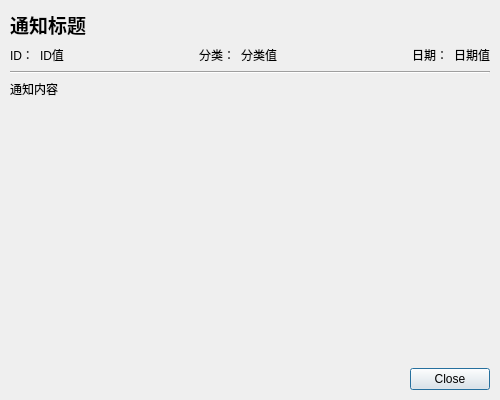
<?xml version="1.0" encoding="UTF-8"?>
<ui version="4.0">
 <class>NotificationDetailDialog</class>
 <widget class="QDialog" name="NotificationDetailDialog">
  <property name="geometry">
   <rect>
    <x>0</x>
    <y>0</y>
    <width>500</width>
    <height>400</height>
   </rect>
  </property>
  <property name="windowTitle">
   <string>通知详情</string>
  </property>
  <widget class="QWidget" name="verticalLayoutWidget">
   <property name="geometry">
    <rect>
     <x>10</x>
     <y>10</y>
     <width>480</width>
     <height>380</height>
    </rect>
   </property>
   <layout class="QVBoxLayout" name="verticalLayout">
    <item>
     <widget class="QLabel" name="titleLabel">
      <property name="font">
       <font>
        <pointsize>14</pointsize>
        <weight>75</weight>
        <bold>true</bold>
       </font>
      </property>
      <property name="text">
       <string>通知标题</string>
      </property>
      <property name="wordWrap">
       <bool>true</bool>
      </property>
     </widget>
    </item>
    <item>
     <layout class="QHBoxLayout" name="horizontalLayout">
      <item>
       <widget class="QLabel" name="idLabel">
        <property name="text">
         <string>ID：</string>
        </property>
       </widget>
      </item>
      <item>
       <widget class="QLabel" name="idValueLabel">
        <property name="text">
         <string>ID值</string>
        </property>
       </widget>
      </item>
      <item>
       <spacer name="horizontalSpacer_2">
        <property name="orientation">
         <enum>Qt::Horizontal</enum>
        </property>
        <property name="sizeHint" stdset="0">
         <size>
          <width>40</width>
          <height>20</height>
         </size>
        </property>
       </spacer>
      </item>
      <item>
       <widget class="QLabel" name="categoryLabel">
        <property name="text">
         <string>分类：</string>
        </property>
       </widget>
      </item>
      <item>
       <widget class="QLabel" name="categoryValueLabel">
        <property name="text">
         <string>分类值</string>
        </property>
       </widget>
      </item>
      <item>
       <spacer name="horizontalSpacer">
        <property name="orientation">
         <enum>Qt::Horizontal</enum>
        </property>
        <property name="sizeHint" stdset="0">
         <size>
          <width>40</width>
          <height>20</height>
         </size>
        </property>
       </spacer>
      </item>
      <item>
       <widget class="QLabel" name="dateLabel">
        <property name="text">
         <string>日期：</string>
        </property>
       </widget>
      </item>
      <item>
       <widget class="QLabel" name="dateValueLabel">
        <property name="text">
         <string>日期值</string>
        </property>
       </widget>
      </item>
     </layout>
    </item>
    <item>
     <widget class="QFrame" name="frame">
      <property name="frameShape">
       <enum>QFrame::HLine</enum>
      </property>
      <property name="frameShadow">
       <enum>QFrame::Sunken</enum>
      </property>
      <property name="lineWidth">
       <number>1</number>
      </property>
     </widget>
    </item>
    <item>
     <widget class="QLabel" name="contentLabel">
      <property name="text">
       <string>通知内容</string>
      </property>
      <property name="wordWrap">
       <bool>true</bool>
      </property>
      <property name="textInteractionFlags">
       <set>Qt::TextSelectableByMouse</set>
      </property>
     </widget>
    </item>
    <item>
     <spacer name="verticalSpacer">
      <property name="orientation">
       <enum>Qt::Vertical</enum>
      </property>
      <property name="sizeHint" stdset="0">
       <size>
        <width>20</width>
        <height>40</height>
       </size>
      </property>
     </spacer>
    </item>
    <item>
     <widget class="QDialogButtonBox" name="buttonBox">
      <property name="orientation">
       <enum>Qt::Horizontal</enum>
      </property>
      <property name="standardButtons">
       <set>QDialogButtonBox::Close</set>
      </property>
     </widget>
    </item>
   </layout>
  </widget>
 </widget>
 <resources/>
 <connections>
  <connection>
   <sender>buttonBox</sender>
   <signal>accepted()</signal>
   <receiver>NotificationDetailDialog</receiver>
   <slot>accept()</slot>
   <hints>
    <hint type="sourcelabel">
     <x>248</x>
     <y>254</y>
    </hint>
    <hint type="destinationlabel">
     <x>157</x>
     <y>274</y>
    </hint>
   </hints>
  </connection>
  <connection>
   <sender>buttonBox</sender>
   <signal>rejected()</signal>
   <receiver>NotificationDetailDialog</receiver>
   <slot>reject()</slot>
   <hints>
    <hint type="sourcelabel">
     <x>316</x>
     <y>260</y>
    </hint>
    <hint type="destinationlabel">
     <x>286</x>
     <y>274</y>
    </hint>
   </hints>
  </connection>
 </connections>
</ui>
